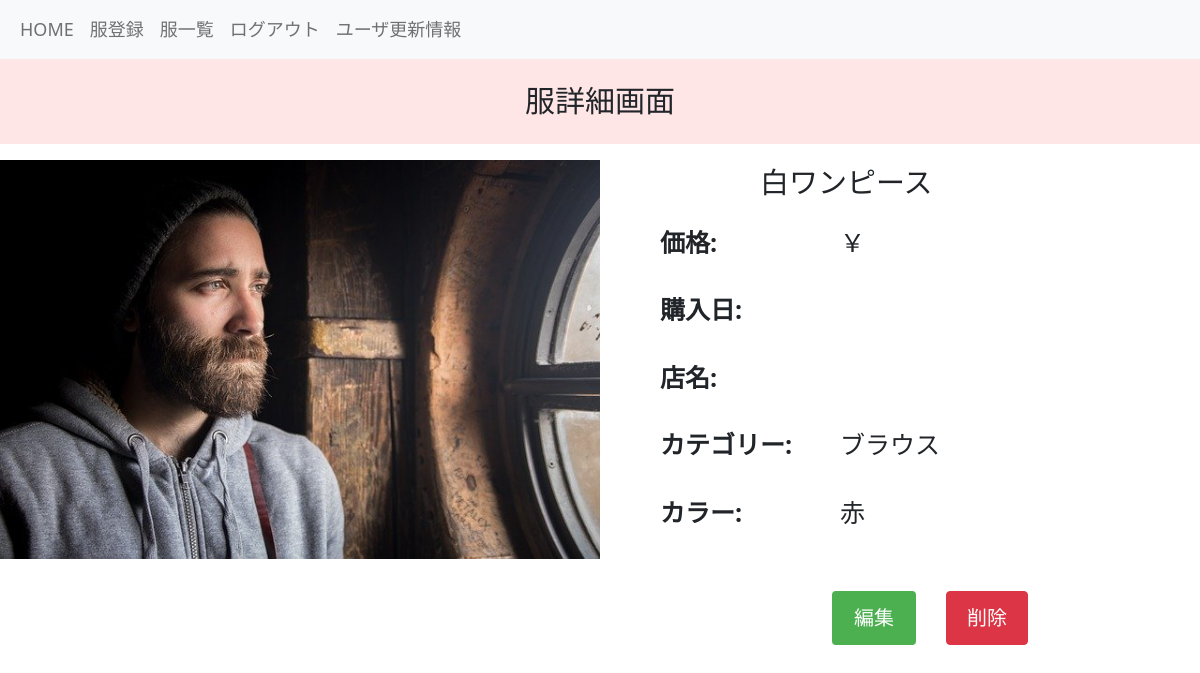
/boards/detail_clothe/4/ (signed in), run on the app's committed database.
### boards/models.py (models this page shows, shortened)
class Clothes(models.Model):
    title = models.CharField(max_length=255)
    picture = models.ImageField(upload_to='closet_project/media/', null=True, blank=True)
    price = models.IntegerField(default=0, null=True, blank=True)
    purchase_date = models.DateField(null=True,blank=True)
    user = models.ForeignKey(
        'accounts.Users', on_delete=models.CASCADE
    )
    category = models.ForeignKey(
        'Categories', on_delete=models.CASCADE
    )
    color = models.ManyToManyField(
        Colors, blank=True, through='Clothe_Colors', related_name='clothe'
    )
    store = models.CharField(max_length=255, default='')
    created_at = models.DateTimeField(auto_now_add=True)
    updated_at = models.DateTimeField(auto_now=True)
    objects = ClothesManager()
    class Meta:
        db_table = 'clothes'

class Categories(models.Model):
    BLOUSE = 'blouse'
    SHIRT = 'shirt'
    SWEAT = 'sweat'
    KNIT = 'knit'
    PANTS = 'pants'
    SKIRT = 'skirt'
    JACKET = 'jacket'
    CARDIGAN = 'cardigan'
    COAT = 'coat'
    DRESS = 'dress'
    SHOES = 'shoes'
    ACCESSORY = 'accessory'
    BAG = 'bag'
    category_name = models.CharField(max_length=255)
    created_at = models.DateTimeField(auto_now_add=True)
    updated_at = models.DateTimeField(auto_now=True)
    class Meta:
        db_table = 'categories'
    def __str__(self):
        return self.category_name

class Colors(models.Model):
    PINK = 'pink'
    RED = 'red'
    ORANGE = 'orange'
    BROWN = 'brown'
    YELLOW = 'yellow'
    BLUE = 'blue'
    GREEN = 'green'
    BLACK = 'black'
    WHITE = 'white'
    color_name = models.CharField(max_length=10)
    created_at = models.DateTimeField(auto_now_add=True)
    updated_at = models.DateTimeField(auto_now=True)
    def __str__(self):
        return self.color_name
    class Meta:
        db_table = 'colors'

### boards/views.py (the view)
# urls.py: path('detail_clothe/<int:pk>/', views.detail_clothe, name='detail_clothe'),
@login_required
def detail_clothe(request, pk):
    clothe = get_object_or_404(Clothes, pk=pk)
    print(f"Color: {clothe.color.all()}")  # デバッグ用のログ出力
    return render(
        request, 'boards/detail_clothe.html', context={
            'clothe': clothe,
        }
    )

### templates/boards/detail_clothe.html (shortened to what this page needs)
{% extends "base.html" %}
{% load static %}
{% block content %}
<p class="custom-paragraph">服詳細画面</p>
<div class="detail-container">
  <div class="detail-left">
    {% if clothe.picture %}
        <p><img src="{{ clothe.picture.url }}" alt="{{ clothe.title }}" class="image-custom"></p>
    {% else %}
        <p class="no-image">画像なし</p>
    {% endif %}
  </div>
   <div class="detail-right">
    <p class="title">{{ clothe.title }}</p>
    <div class="detail-info">
      <div class="info-row">
        <p class="info-label">価格:</p>
        <p class="info-value"> {{ "￥"|default_if_none:"" }}{{ clothe.price|default_if_none:"" }}</p>
      </div>
      <div class="info-row">
        <p class="info-label">購入日:</p>
        <p class="info-value"> {{ clothe.purchase_date|date:"Y年m月d日"|default_if_none:"未登録" }}</p>
      </div>
      <div class="info-row">
        <p class="info-label">店名:</p>
        <p class="info-value"> {{ clothe.store|default_if_none:"   " }}</p>
      </div>
      <div class="info-row">
        <p class="info-label">カテゴリー:</p>
        <p class="info-value"> {{ clothe.category|default_if_none:"   " }}</p>
      </div>
      <div class="info-row">
        <p class="info-label">カラー:</p>
        <span class="info-value">
        {% for color_instance in clothe.color.all %}
            {{ color_instance.color_name }}
        {% endfor %}
    </span>
    </div>
  </div>
    <div class="button-container">
      <a href="{% url 'boards:edit_clothe' pk=clothe.pk %}">
        <button type="submit" class="btn btn-primary">編集</button>
      </a>
        <button type="button" class="btn btn-danger" onclick="confirmDelete()" style="margin-left: 30px;">削除</button>
    </div>
  </div>
</div>
{% endblock %}

### static/css/style.css (style rules this page uses)
.image-custom { width: 600px; height: 300%; }
.button-container { display: flex; justify-content: center; margin-top: 30px; }
.button-container button { padding: 10px 20px; font-size: 20px; }
.btn-primary { background-color: #4caf50; color: #ffffff; border: 2px solid #4caf50; border-radius: 4px; cursor: pointer; }
.detail-container p { font-size: 25px; margin-bottom: 20px; }
.detail-container p.title { font-size: 29px; margin-left: 100px; }
body { text-size-adjust: 100%; -webkit-text-size-adjust: 100%; }
.detail-container { display: flex; justify-content: space-between; }
.detail-left, .detail-right { width: 45%; }
.custom-paragraph { font-family: 'Arial', sans-serif; font-size: 30px; background-color: #ffe6e6; text-align: center; padding: 20px; line-height: 1.5; }
.detail-info { display: flex; flex-wrap: wrap; }
.info-row { display: flex; width: 100%; margin-bottom: 10px; }
.info-label { flex: 1; font-weight: bold; }
.info-value { flex: 2; font-size: 25px; }
.detail-left { text-align: center; }

### data on the page
Clothes: picture (picture), title "白ワンピース", category "ブラウス"
Colors: color_name "赤"

### other printed values
{{ "￥"|default_if_none:"" }} "￥"
